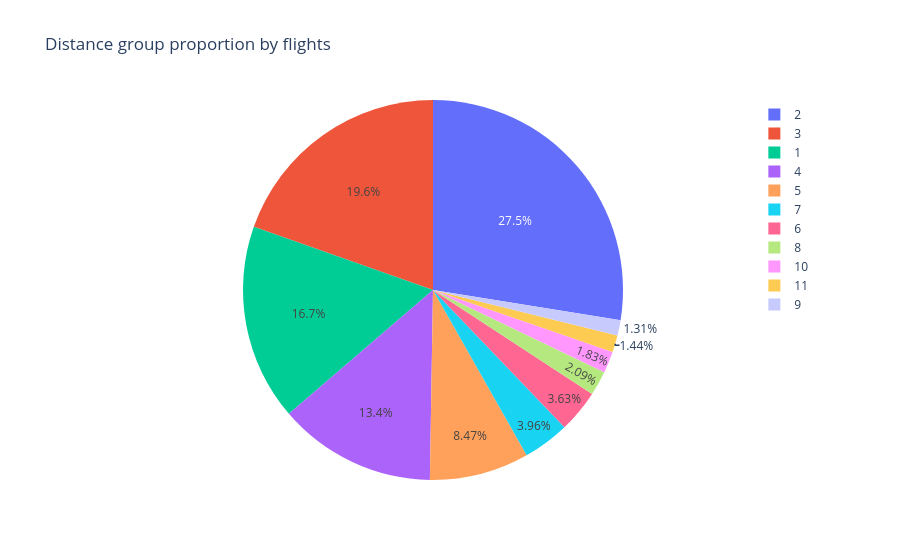

The cell this chart's notebook holds for it:
### Markdown cell above
The pie chart can then be created using `plotly.express`.

### Code cell
fig = px.pie(airline_data_dgf,
             names='DistanceGroup',
             values='Flights',
             title='Distance group proportion by flights')
fig.show()

### Figure 1 — Plotly figure (JSON) as saved in the notebook; plotly's stock layout.template omitted (floating-point values rounded to 4 significant figures; data arrays with more than 128 entries replaced by an {"elided": "..."} marker saying what was removed)
{"data": [{"domain": {"x": [0, 1], "y": [0, 1]}, "hovertemplate": "DistanceGroup=%{label}<br>Flights=%{value}<extra></extra>", "labels": {"elided": "27000 int values"}, "legendgroup": "", "name": "", "showlegend": true, "type": "pie", "values": {"elided": "27000 float values"}}], "layout": {"legend": {"tracegroupgap": 0}, "title": {"text": "Distance group proportion by flights"}}}
